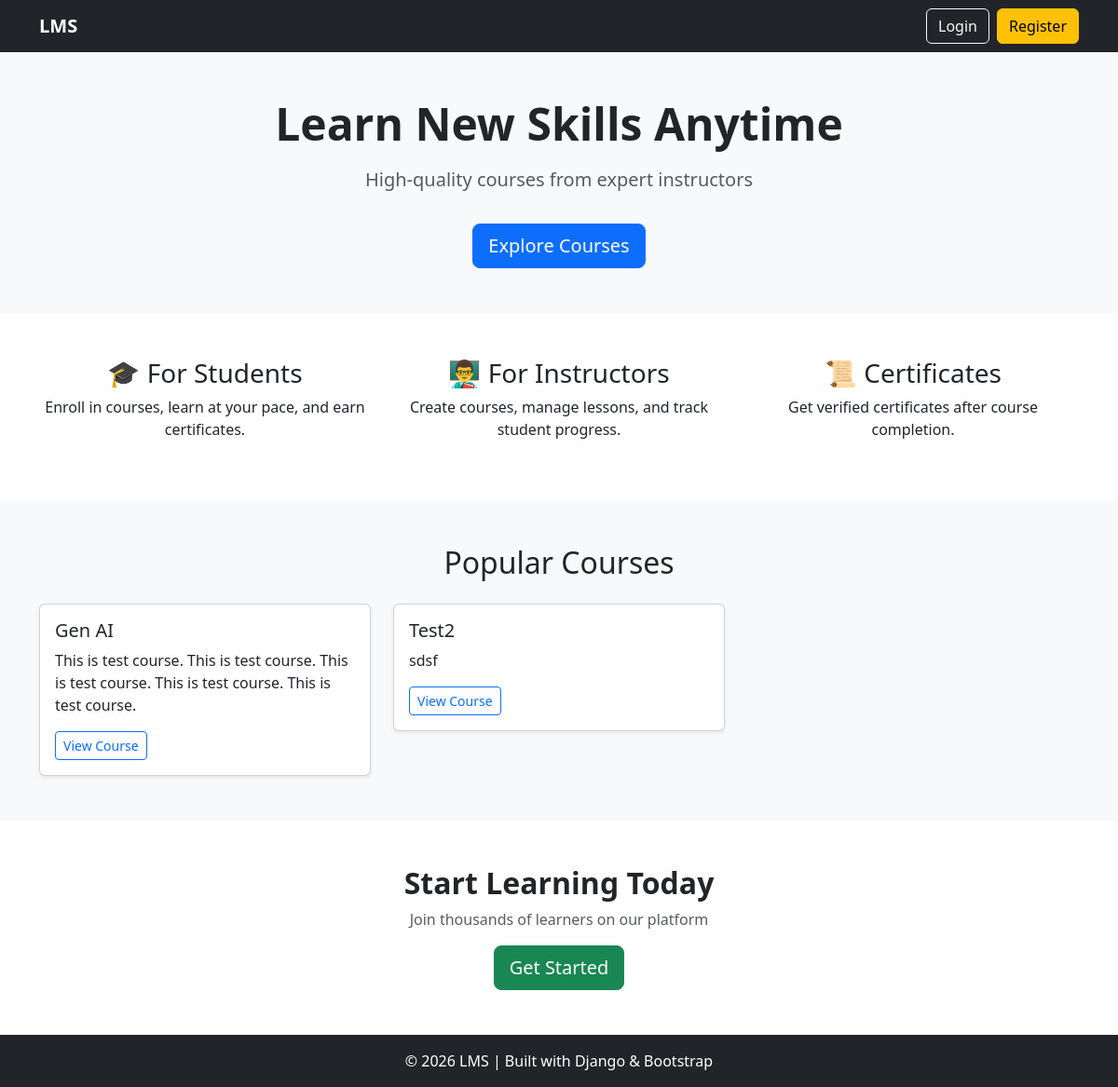
Before: / with the older database file.
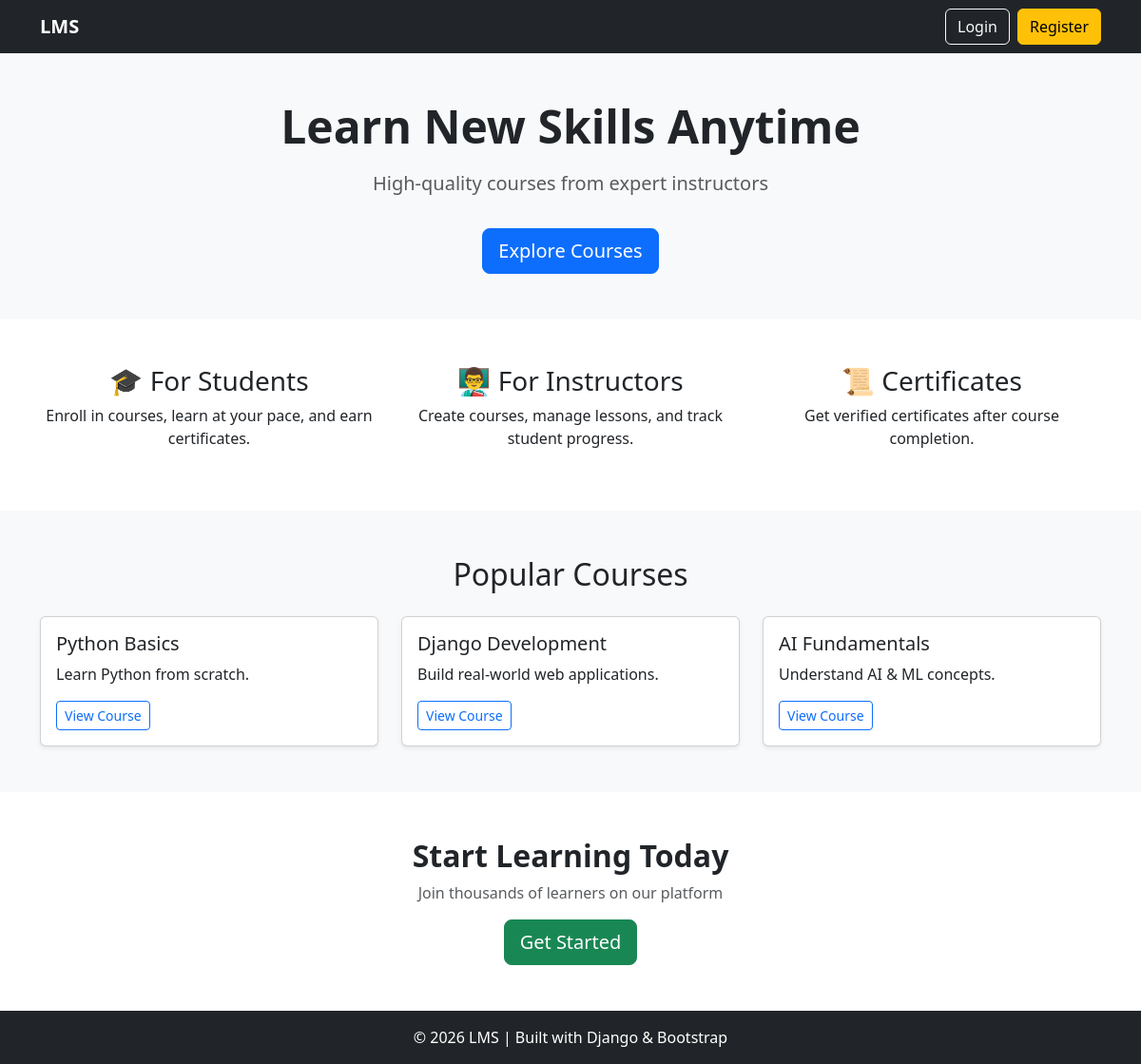
After: the same page with the newer database file.
### apps/courses/models.py (models this page shows, shortened)
class Course(models.Model):
    title = models.CharField(max_length=200)
    slug = models.SlugField(unique=True)
    description = models.TextField()
    instructor = models.ForeignKey(User,on_delete=models.CASCADE,related_name="courses",limit_choices_to={'is_superuser':True})
    thumbnail = models.ImageField(upload_to="course_thumbnails/",blank=True,null=True)
    price = models.DecimalField(max_digits=8,decimal_places=2,default=0.00)
    level = models.CharField(max_length=20,choices=[("beginner", "Beginner"),("intermediate", "Intermediate"),("advanced", "Advanced"),])
    duration = models.CharField(max_length=50)
    is_published = models.BooleanField(default=False)
    created_at = models.DateTimeField(auto_now_add=True)
    updated_at = models.DateTimeField(auto_now=True)

### apps/home/views.py (the view)
# urls.py: path("", views.home, name="home"),
def home(request):
    courses = Course.objects.all()
    return render(request,"home/index.html",{"courses":courses})

### apps/home/templates/home/index.html
{% extends "home/base.html" %}
{% block content %}
<section class="bg-light py-5">
    <div class="container text-center">
        <h1 class="display-5 fw-bold">Learn New Skills Anytime</h1>
        <p class="lead text-muted mt-3">
            High-quality courses from expert instructors
        </p>
        <a href="#" class="btn btn-primary btn-lg mt-3">Explore Courses</a>
    </div>
</section>
<section class="py-5">
    <div class="container">
        <div class="row text-center">
            <div class="col-md-4">
                <h3>🎓 For Students</h3>
                <p>Enroll in courses, learn at your pace, and earn certificates.</p>
            </div>
            <div class="col-md-4">
                <h3>👨‍🏫 For Instructors</h3>
                <p>Create courses, manage lessons, and track student progress.</p>
            </div>
            <div class="col-md-4">
                <h3>📜 Certificates</h3>
                <p>Get verified certificates after course completion.</p>
            </div>
        </div>
    </div>
</section>
<section class="bg-light py-5">
    <div class="container">
        <h2 class="text-center mb-4">Popular Courses</h2>
        <div class="row">
            {% for course in courses %}
            <div class="col-md-4">
                <div class="card shadow-sm">
                    <div class="card-body">
                        <h5 class="card-title">{{course.title}}</h5>
                        <p class="card-text">{{course.description}}</p>
                        <a href="{% url 'course_details' course.slug %}" class="btn btn-outline-primary btn-sm">View Course</a>
                    </div>
                </div>
            </div>
           {% endfor %}
        </div>
    </div>
</section>
<section class="py-5 text-center">
    <div class="container">
        <h2 class="fw-bold">Start Learning Today</h2>
        <p class="text-muted">Join thousands of learners on our platform</p>
        <a href="#" class="btn btn-success btn-lg">Get Started</a>
    </div>
</section>
{% endblock %}

### apps/home/templates/home/base.html
{% include "home/header.html" %}
{% block content %}
{% endblock %}
{% include "home/footer.html" %}

### apps/home/templates/home/header.html (shortened to what this page needs)
<!DOCTYPE html>
<html lang="en">
<head>
    <link href="https://cdn.jsdelivr.net/npm/bootstrap@5.3.2/dist/css/bootstrap.min.css" rel="stylesheet">
</head>
<body class="d-flex flex-column min-vh-100">
<nav class="navbar navbar-expand-lg navbar-dark bg-dark">
    <div class="container">
        <a class="navbar-brand fw-bold" href="#">LMS</a>
        <div class="collapse navbar-collapse" id="navbarNav">
            <ul class="navbar-nav ms-auto">
                {% if request.user.is_authenticated %}
                   <li class="nav-item"><a class="nav-link" href="#">Dashboard</a></li>
                   <li class="nav-item"><a class="btn btn-outline-light me-2" href="{% url 'logout' %}">Logout</a></li>
                {% else %}
                    <li class="nav-item"><a class="btn btn-outline-light me-2" href="{% url 'login' %}">Login</a></li>
                    <li class="nav-item"><a class="btn btn-warning" href="{% url 'register' %}">Register</a></li>
                {% endif %}
            </ul>
        </div>
    </div>
</nav>

### apps/home/templates/home/footer.html (shortened to what this page needs)
<footer class="bg-dark text-white text-center py-3 mt-auto">
    <p class="mb-0">© 2026 LMS | Built with Django & Bootstrap</p>
</footer>
</body>
</html>

Changed rows visible on the page:
removed Course: title "Gen AI", description "This is test course. This is test course. This is test course. This is test course. This is test course."
removed Course: title "Test2", description "sdsf"
added Course: title "Python Basics", description "Learn Python from scratch."
added Course: title "Django Development", description "Build real-world web applications."
added Course: title "AI Fundamentals", description "Understand AI & ML concepts."
